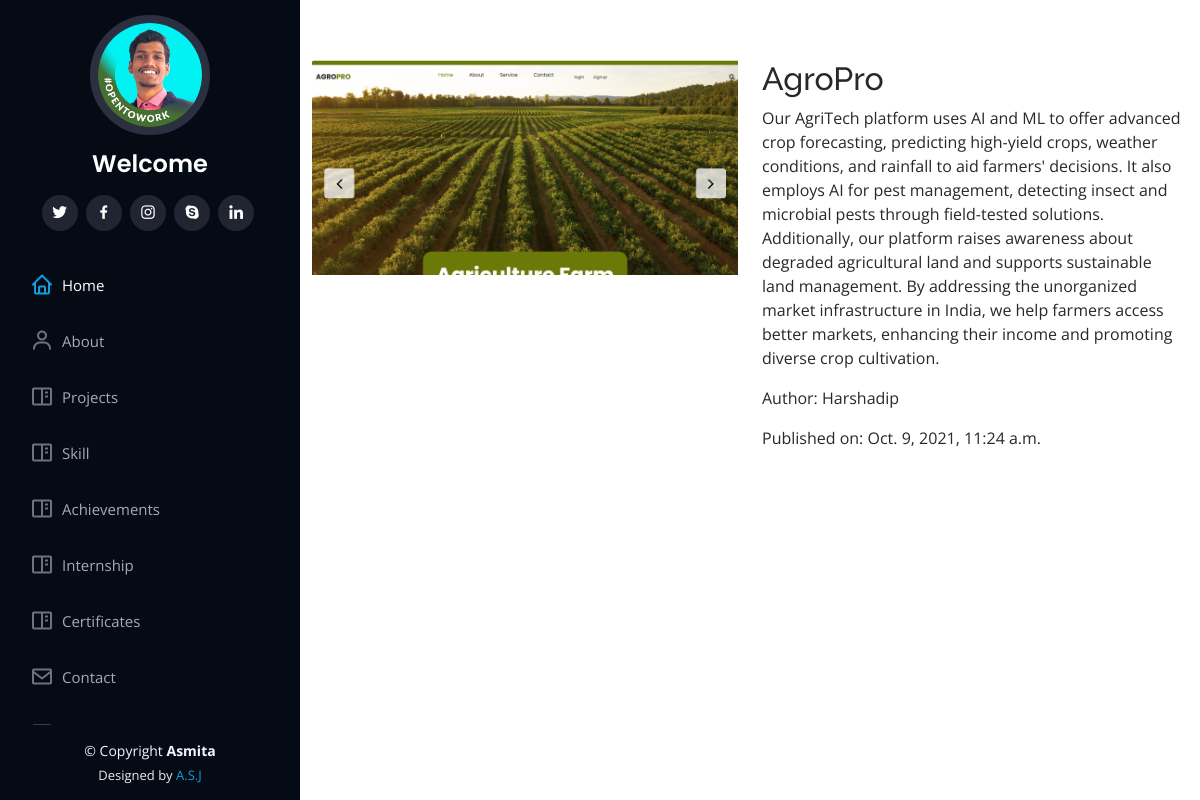
The app's page /blog/2/ with its own data.
### portfolio/models.py (models this page shows, shortened)
class Blogs(models.Model):
    title=models.CharField(max_length=60)
    description=models.TextField()
    authname=models.CharField(max_length=15)
    img=models.ImageField(upload_to='blog',blank=True,null=True)
    timeStamp=models.DateTimeField(auto_now_add=True,blank=True)

### portfolio/views.py (the view)
# urls.py: path('blog/<int:pk>/', views.blog_detail, name='blog_detail'),
def blog_detail(request, pk):
    post = get_object_or_404(Blogs, pk=pk)
    context = {'post': post}
    return render(request, 'blog_detail.html', context)

### templates/blog_detail.html
{% extends 'basic.html' %}
{% block body %}
  <section id="blog-detail" class="blog-detail">
    <div class="container" data-aos="fade-up">
      <div class="row">
        <div class="col-lg-6">
          <img src="{{ post.img.url }}" class="img-fluid" alt="{{ post.title }}">
        </div>
        <div class="col-lg-6">
          <h2>{{ post.title }}</h2>
          <p>{{ post.description }}</p>
          <p>Author: {{ post.authname }}</p>
          <p>Published on: {{ post.timeStamp }}</p>
        </div>
      </div>
    </div>
  </section>
{% endblock %}

### templates/basic.html (shortened to what this page needs)
{% load static %}
<!DOCTYPE html>
<html lang="en">
<head>
  <link href="{% static 'assets/vendor/aos/aos.css' %}" rel="stylesheet">
  <link href="{% static 'assets/vendor/bootstrap/css/bootstrap.min.css' %}" rel="stylesheet">
  <link href="{% static 'assets/vendor/bootstrap-icons/bootstrap-icons.css' %}" rel="stylesheet">
  <link href="{% static 'assets/vendor/boxicons/css/boxicons.min.css' %}" rel="stylesheet">
  <link href="{% static 'assets/vendor/glightbox/css/glightbox.min.css' %}" rel="stylesheet">
  <link href="{% static 'assets/vendor/swiper/swiper-bundle.min.css' %}" rel="stylesheet">
  <link href="{% static 'assets/css/style.css' %}" rel="stylesheet">
</head>
<body>
  <header id="header">
    <div class="d-flex flex-column">
      <div class="profile">
        <img src="{% static 'assets/img/harsh.jpg' %}" alt="" class="img-fluid rounded-circle">
        <h1 class="text-light"><a href="index.html">Welcome {{user.username}}</a></h1>
        <div class="social-links mt-3 text-center">
          <a href="#" class="twitter"><i class="bx bxl-twitter"></i></a>
          <a href="#" class="facebook"><i class="bx bxl-facebook"></i></a>
          <a href="https://www.instagram.com/ark__dev/" target="_blank" class="instagram"><i class="bx bxl-instagram"></i></a>
          <a href="#" class="google-plus"><i class="bx bxl-skype"></i></a>
          <a href="https://www.linkedin.com/in/aneesrehmankhan/" target="_blank" class="linkedin"><i class="bx bxl-linkedin"></i></a>
        </div>
      </div>
      <nav id="navbar" class="nav-menu navbar">
        <ul>
          <li><a href="/" class="nav-link scrollto active"><i class="bx bx-home"></i> <span>Home</span></a></li>
          <li><a href="/about" class="nav-link scrollto"><i class="bx bx-user"></i> <span>About</span></a></li>
          <li><a href="/blog" class="nav-link scrollto"><i class="bx bx-book-content"></i> <span>Projects</span></a></li>
          <li><a href="/skill" class="nav-link scrollto"><i class="bx bx-book-content"></i> <span>Skill</span></a></li>
          <li><a href="/achievements" class="nav-link scrollto"><i class="bx bx-book-content"></i> <span>Achievements</span></a></li>
          <li><a href="/internship" class="nav-link scrollto"><i class="bx bx-book-content"></i> <span>Internship</span></a></li>
          <li><a href="/certificates" class="nav-link scrollto"><i class="bx bx-book-content"></i> <span>Certificates</span></a></li>
          <li><a href="/contact" class="nav-link scrollto"><i class="bx bx-envelope"></i> <span>Contact</span></a></li>
          <li><a href="/internshipdetails" class="nav-link scrollto"> <span>Internship Form</span></a></li>
{% if not request.user.is_authenticated %}
     <li><a href="/auth/signup/" class="nav-link scrollto"> <span>SignUp</span></a></li>
{% else %}
          <li><a href="/auth/logout/" class="nav-link scrollto"><i class="bx bx-user"></i> <span>Logout</span></a></li>
{% endif %}
        </ul>
      </nav>
    </div>
  </header>
  <main id="main">
  {% block body %}
  {% endblock body %}
  </main>
  <footer id="footer">
    <div class="container">
      <div class="copyright">
        &copy; Copyright <strong><span>Asmita</span></strong>
      </div>
      <div class="credits">
        Designed by <a href="">A.S.J</a>
      </div>
    </div>
  </footer>
</body>
</html>

### static/assets/css/style.css (style rules this page uses)
body { font-family: "Open Sans", sans-serif; color: #272829; }
a { color: #149ddd; text-decoration: none; }
h1, h2, h3, h4, h5, h6 { font-family: "Raleway", sans-serif; }
#header { position: fixed; top: 0; left: 0; bottom: 0; width: 300px; transition: all ease-in-out 0.5s; z-index: 9997; transition: all 0.5s; padding: 0 15px; background: #040b14; overflow-y: auto; }
#header .profile img { margin: 15px auto; display: block; width: 120px; border: 8px solid #2c2f3f; }
#header .profile h1 { font-size: 24px; margin: 0; padding: 0; font-weight: 600; -moz-text-align-last: center; text-align-last: center; font-family: "Poppins", sans-serif; }
#header .profile h1 a, #header .profile h1 a:hover { color: #fff; text-decoration: none; }
#header .profile .social-links a { font-size: 18px; display: inline-block; background: #212431; color: #fff; line-height: 1; padding: 8px 0; margin-right: 4px; border-radius: 50%; text-align: center; width: 36px; height: 36px; transition: 0.3s; }
#main { margin-left: 300px; }
.nav-menu { padding: 30px 0 0 0; }
.nav-menu * { margin: 0; padding: 0; list-style: none; }
.nav-menu > ul > li { position: relative; white-space: nowrap; }
.nav-menu a, .nav-menu a:focus { display: flex; align-items: center; color: #a8a9b4; padding: 12px 15px; margin-bottom: 8px; transition: 0.3s; font-size: 15px; }
.nav-menu a i, .nav-menu a:focus i { font-size: 24px; padding-right: 8px; color: #6f7180; }
.nav-menu a:hover, .nav-menu .active, .nav-menu .active:focus, .nav-menu li:hover > a { text-decoration: none; color: #fff; }
.nav-menu a:hover i, .nav-menu .active i, .nav-menu .active:focus i, .nav-menu li:hover > a i { color: #149ddd; }
section { padding: 60px 0; overflow: hidden; }
#footer { padding: 15px; color: #f4f6fd; font-size: 14px; position: fixed; left: 0; bottom: 0; width: 300px; z-index: 9999; background: #040b14; }
#footer .copyright { text-align: center; }
#footer .credits { padding-top: 5px; text-align: center; font-size: 13px; color: #eaebf0; }

### records on screen
Blogs: img (picture), title "AgroPro", description "Our AgriTech platform uses AI and ML to offer advanced crop forecasting, predicting high-yield crops, weather conditions, and rainfall to aid farmers' decisions. It also employs AI for pest management, detecting insect and microbial pests through field-tested solutions. Additionally, our platform raises awareness about degraded agricultural land and supports sustainable land management. By addressing the unorganized market infrastructure in India, we help farmers access better markets, enhancing their income and promoting diverse crop cultivation.", authname "Harshadip", timeStamp "Oct. 9, 2021, 11:24 a.m."
